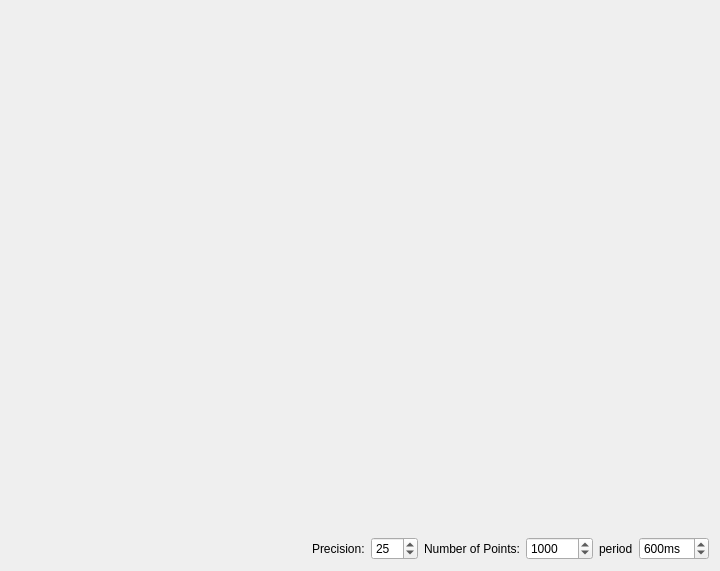
<?xml version="1.0" encoding="UTF-8"?>
<ui version="4.0">
 <class>Widget</class>
 <widget class="QWidget" name="Widget">
  <property name="geometry">
   <rect>
    <x>0</x>
    <y>0</y>
    <width>720</width>
    <height>571</height>
   </rect>
  </property>
  <property name="windowTitle">
   <string>Widget</string>
  </property>
  <layout class="QGridLayout" name="gridLayout">
   <item row="1" column="2">
    <widget class="QSpinBox" name="sbPrecision">
     <property name="minimum">
      <number>1</number>
     </property>
     <property name="maximum">
      <number>100</number>
     </property>
     <property name="value">
      <number>25</number>
     </property>
    </widget>
   </item>
   <item row="1" column="3">
    <widget class="QLabel" name="label_2">
     <property name="text">
      <string>Number of Points:</string>
     </property>
    </widget>
   </item>
   <item row="1" column="4">
    <widget class="QSpinBox" name="sbBuffer">
     <property name="minimum">
      <number>2</number>
     </property>
     <property name="maximum">
      <number>100000</number>
     </property>
     <property name="singleStep">
      <number>100</number>
     </property>
     <property name="value">
      <number>1000</number>
     </property>
    </widget>
   </item>
   <item row="1" column="5">
    <widget class="QLabel" name="label">
     <property name="text">
      <string>period</string>
     </property>
    </widget>
   </item>
   <item row="1" column="6">
    <widget class="QSpinBox" name="sbPeriod">
     <property name="suffix">
      <string>ms</string>
     </property>
     <property name="minimum">
      <number>1</number>
     </property>
     <property name="maximum">
      <number>5000</number>
     </property>
     <property name="singleStep">
      <number>100</number>
     </property>
     <property name="value">
      <number>600</number>
     </property>
    </widget>
   </item>
   <item row="1" column="0">
    <spacer name="horizontalSpacer">
     <property name="orientation">
      <enum>Qt::Horizontal</enum>
     </property>
     <property name="sizeHint" stdset="0">
      <size>
       <width>570</width>
       <height>20</height>
      </size>
     </property>
    </spacer>
   </item>
   <item row="1" column="1">
    <widget class="QLabel" name="label_3">
     <property name="text">
      <string>Precision:</string>
     </property>
    </widget>
   </item>
   <item row="0" column="0" colspan="7">
    <widget class="TPlotLightMarker" name="plot">
     <property name="timeScaleEnabled" stdset="0">
      <bool>false</bool>
     </property>
    </widget>
   </item>
  </layout>
 </widget>
 <layoutdefault spacing="6" margin="11"/>
 <customwidgets>
  <customwidget>
   <class>QwtPlot</class>
   <extends>QFrame</extends>
   <header>qwt_plot.h</header>
  </customwidget>
  <customwidget>
   <class>TPlotLightMarker</class>
   <extends>EPlotLightMarker</extends>
   <header>TPlotLightMarker</header>
  </customwidget>
  <customwidget>
   <class>EPlotLight</class>
   <extends>QwtPlot</extends>
   <header>EPlotLight</header>
  </customwidget>
  <customwidget>
   <class>EPlotLightMarker</class>
   <extends>EPlotLight</extends>
   <header>EPlotLightMarker</header>
  </customwidget>
 </customwidgets>
 <resources/>
 <connections/>
</ui>
